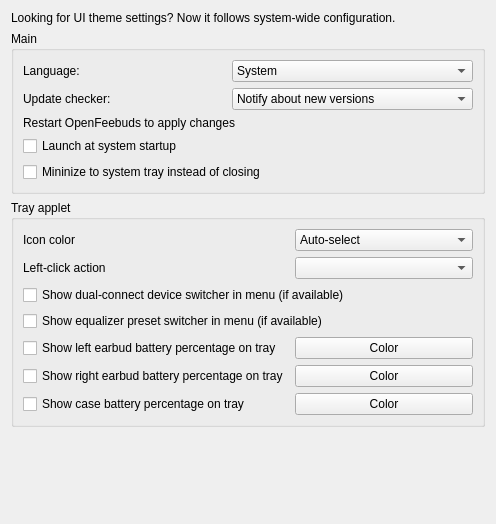
<?xml version="1.0" encoding="UTF-8"?>
<ui version="4.0">
 <class>OfbQtUiSettingsModule</class>
 <widget class="QWidget" name="OfbQtUiSettingsModule">
  <property name="geometry">
   <rect>
    <x>0</x>
    <y>0</y>
    <width>496</width>
    <height>524</height>
   </rect>
  </property>
  <property name="windowTitle">
   <string notr="true">UI Settings</string>
  </property>
  <layout class="QVBoxLayout" name="verticalLayout">
   <item>
    <widget class="QLabel" name="label_5">
     <property name="text">
      <string>Looking for UI theme settings? Now it follows system-wide configuration.</string>
     </property>
    </widget>
   </item>
   <item>
    <widget class="QGroupBox" name="groupBox">
     <property name="title">
      <string>Main</string>
     </property>
     <layout class="QGridLayout" name="gridLayout">
      <item row="2" column="0" colspan="2">
       <widget class="QLabel" name="label_2">
        <property name="text">
         <string>Restart OpenFeebuds to apply changes</string>
        </property>
       </widget>
      </item>
      <item row="3" column="0" colspan="2">
       <widget class="QCheckBox" name="autostart_toggle">
        <property name="text">
         <string>Launch at system startup</string>
        </property>
       </widget>
      </item>
      <item row="1" column="0">
       <widget class="QLabel" name="label_6">
        <property name="text">
         <string>Update checker:</string>
        </property>
       </widget>
      </item>
      <item row="1" column="1">
       <widget class="QComboBox" name="updater_policy_picker">
        <item>
         <property name="text">
          <string>Notify about new versions</string>
         </property>
        </item>
        <item>
         <property name="text">
          <string>Check for new versions, but don't notify</string>
         </property>
        </item>
        <item>
         <property name="text">
          <string>Disabled</string>
         </property>
        </item>
       </widget>
      </item>
      <item row="0" column="0">
       <widget class="QLabel" name="label">
        <property name="text">
         <string>Language:</string>
        </property>
       </widget>
      </item>
      <item row="0" column="1">
       <widget class="QComboBox" name="language_picker">
        <item>
         <property name="text">
          <string>System</string>
         </property>
        </item>
       </widget>
      </item>
      <item row="4" column="0" colspan="2">
       <widget class="QCheckBox" name="background_toggle">
        <property name="text">
         <string>Mininize to system tray instead of closing</string>
        </property>
       </widget>
      </item>
     </layout>
    </widget>
   </item>
   <item>
    <widget class="QGroupBox" name="groupBox_2">
     <property name="title">
      <string>Tray applet</string>
     </property>
     <layout class="QGridLayout" name="gridLayout_2">
      <item row="0" column="0">
       <widget class="QLabel" name="label_3">
        <property name="text">
         <string>Icon color</string>
        </property>
       </widget>
      </item>
      <item row="0" column="1">
       <widget class="QComboBox" name="tray_icon_picker">
        <item>
         <property name="text">
          <string>Auto-select</string>
         </property>
        </item>
        <item>
         <property name="text">
          <string>Light</string>
         </property>
        </item>
        <item>
         <property name="text">
          <string>Dark</string>
         </property>
        </item>
       </widget>
      </item>
      <item row="1" column="0">
       <widget class="QLabel" name="label_4">
        <property name="text">
         <string>Left-click action</string>
        </property>
       </widget>
      </item>
      <item row="1" column="1">
       <widget class="QComboBox" name="tray_shortcut_picker"/>
      </item>
      <item row="2" column="0" colspan="2">
       <widget class="QCheckBox" name="tray_dc_toggle">
        <property name="text">
         <string>Show dual-connect device switcher in menu (if available)</string>
        </property>
       </widget>
      </item>
      <item row="3" column="0" colspan="2">
       <widget class="QCheckBox" name="tray_eq_toggle">
        <property name="text">
         <string>Show equalizer preset switcher in menu (if available)</string>
        </property>
       </widget>
      </item>
      <item row="4" column="0">
       <widget class="QCheckBox" name="tray_show_left_battery">
        <property name="text">
         <string>Show left earbud battery percentage on tray</string>
        </property>
       </widget>
      </item>
      <item row="4" column="1">
       <widget class="QPushButton" name="tray_left_battery_color_button">
        <property name="text">
         <string>Color</string>
        </property>
        <property name="maximumWidth">
         <number>80</number>
        </property>
       </widget>
      </item>
      <item row="5" column="0">
       <widget class="QCheckBox" name="tray_show_right_battery">
        <property name="text">
         <string>Show right earbud battery percentage on tray</string>
        </property>
       </widget>
      </item>
      <item row="5" column="1">
       <widget class="QPushButton" name="tray_right_battery_color_button">
        <property name="text">
         <string>Color</string>
        </property>
        <property name="maximumWidth">
         <number>80</number>
        </property>
       </widget>
      </item>
      <item row="6" column="0">
       <widget class="QCheckBox" name="tray_show_case_battery">
        <property name="text">
         <string>Show case battery percentage on tray</string>
        </property>
       </widget>
      </item>
      <item row="6" column="1">
       <widget class="QPushButton" name="tray_case_battery_color_button">
        <property name="text">
         <string>Color</string>
        </property>
        <property name="maximumWidth">
         <number>80</number>
        </property>
       </widget>
      </item>
     </layout>
    </widget>
   </item>
   <item>
    <spacer name="verticalSpacer">
     <property name="orientation">
      <enum>Qt::Orientation::Vertical</enum>
     </property>
     <property name="sizeHint" stdset="0">
      <size>
       <width>20</width>
       <height>40</height>
      </size>
     </property>
    </spacer>
   </item>
  </layout>
 </widget>
 <resources/>
 <connections>
  <connection>
   <sender>language_picker</sender>
   <signal>currentIndexChanged(int)</signal>
   <receiver>OfbQtUiSettingsModule</receiver>
   <slot>on_language_choose(int)</slot>
   <hints>
    <hint type="sourcelabel">
     <x>362</x>
     <y>76</y>
    </hint>
    <hint type="destinationlabel">
     <x>247</x>
     <y>261</y>
    </hint>
   </hints>
  </connection>
  <connection>
   <sender>tray_dc_toggle</sender>
   <signal>toggled(bool)</signal>
   <receiver>OfbQtUiSettingsModule</receiver>
   <slot>on_tray_dc_toggle(bool)</slot>
   <hints>
    <hint type="sourcelabel">
     <x>247</x>
     <y>235</y>
    </hint>
    <hint type="destinationlabel">
     <x>247</x>
     <y>261</y>
    </hint>
   </hints>
  </connection>
  <connection>
   <sender>tray_eq_toggle</sender>
   <signal>toggled(bool)</signal>
   <receiver>OfbQtUiSettingsModule</receiver>
   <slot>on_tray_eq_toggle(bool)</slot>
   <hints>
    <hint type="sourcelabel">
     <x>247</x>
     <y>264</y>
    </hint>
    <hint type="destinationlabel">
     <x>247</x>
     <y>261</y>
    </hint>
   </hints>
  </connection>
  <connection>
   <sender>tray_shortcut_picker</sender>
   <signal>currentIndexChanged(int)</signal>
   <receiver>OfbQtUiSettingsModule</receiver>
   <slot>on_tray_shortcut_choose(int)</slot>
   <hints>
    <hint type="sourcelabel">
     <x>362</x>
     <y>205</y>
    </hint>
    <hint type="destinationlabel">
     <x>247</x>
     <y>261</y>
    </hint>
   </hints>
  </connection>
  <connection>
   <sender>tray_icon_picker</sender>
   <signal>currentIndexChanged(int)</signal>
   <receiver>OfbQtUiSettingsModule</receiver>
   <slot>on_tray_color_choose(int)</slot>
   <hints>
    <hint type="sourcelabel">
     <x>362</x>
     <y>174</y>
    </hint>
    <hint type="destinationlabel">
     <x>247</x>
     <y>261</y>
    </hint>
   </hints>
  </connection>
  <connection>
   <sender>autostart_toggle</sender>
   <signal>toggled(bool)</signal>
   <receiver>OfbQtUiSettingsModule</receiver>
   <slot>on_autostart_toggle(bool)</slot>
   <hints>
    <hint type="sourcelabel">
     <x>247</x>
     <y>129</y>
    </hint>
    <hint type="destinationlabel">
     <x>247</x>
     <y>261</y>
    </hint>
   </hints>
  </connection>
  <connection>
   <sender>updater_policy_picker</sender>
   <signal>currentIndexChanged(int)</signal>
   <receiver>OfbQtUiSettingsModule</receiver>
   <slot>on_updater_policy_choose(int)</slot>
   <hints>
    <hint type="sourcelabel">
     <x>362</x>
     <y>107</y>
    </hint>
    <hint type="destinationlabel">
     <x>247</x>
     <y>261</y>
    </hint>
   </hints>
  </connection>
  <connection>
   <sender>background_toggle</sender>
   <signal>toggled(bool)</signal>
   <receiver>OfbQtUiSettingsModule</receiver>
   <slot>on_background_toggle()</slot>
   <hints>
    <hint type="sourcelabel">
     <x>247</x>
     <y>202</y>
    </hint>
    <hint type="destinationlabel">
     <x>247</x>
     <y>261</y>
    </hint>
   </hints>
  </connection>
  <connection>
   <sender>tray_show_left_battery</sender>
   <signal>toggled(bool)</signal>
   <receiver>OfbQtUiSettingsModule</receiver>
   <slot>on_tray_show_left_battery(bool)</slot>
   <hints>
    <hint type="sourcelabel">
     <x>247</x>
     <y>290</y>
    </hint>
    <hint type="destinationlabel">
     <x>247</x>
     <y>261</y>
    </hint>
   </hints>
  </connection>
  <connection>
   <sender>tray_show_right_battery</sender>
   <signal>toggled(bool)</signal>
   <receiver>OfbQtUiSettingsModule</receiver>
   <slot>on_tray_show_right_battery(bool)</slot>
   <hints>
    <hint type="sourcelabel">
     <x>247</x>
     <y>315</y>
    </hint>
    <hint type="destinationlabel">
     <x>247</x>
     <y>261</y>
    </hint>
   </hints>
  </connection>
  <connection>
   <sender>tray_show_case_battery</sender>
   <signal>toggled(bool)</signal>
   <receiver>OfbQtUiSettingsModule</receiver>
   <slot>on_tray_show_case_battery(bool)</slot>
   <hints>
    <hint type="sourcelabel">
     <x>247</x>
     <y>340</y>
    </hint>
    <hint type="destinationlabel">
     <x>247</x>
     <y>261</y>
    </hint>
   </hints>
  </connection>
 </connections>
 <slots>
  <slot>on_tray_eq_toggle(bool)</slot>
  <slot>on_tray_dc_toggle(bool)</slot>
  <slot>on_language_choose(int)</slot>
  <slot>on_tray_color_choose(int)</slot>
  <slot>on_tray_shortcut_choose(int)</slot>
  <slot>on_autostart_toggle(bool)</slot>
  <slot>on_updater_policy_choose(int)</slot>
  <slot>on_background_toggle()</slot>
  <slot>on_tray_show_left_battery(bool)</slot>
  <slot>on_tray_show_right_battery(bool)</slot>
  <slot>on_tray_show_case_battery(bool)</slot>
 </slots>
</ui>
